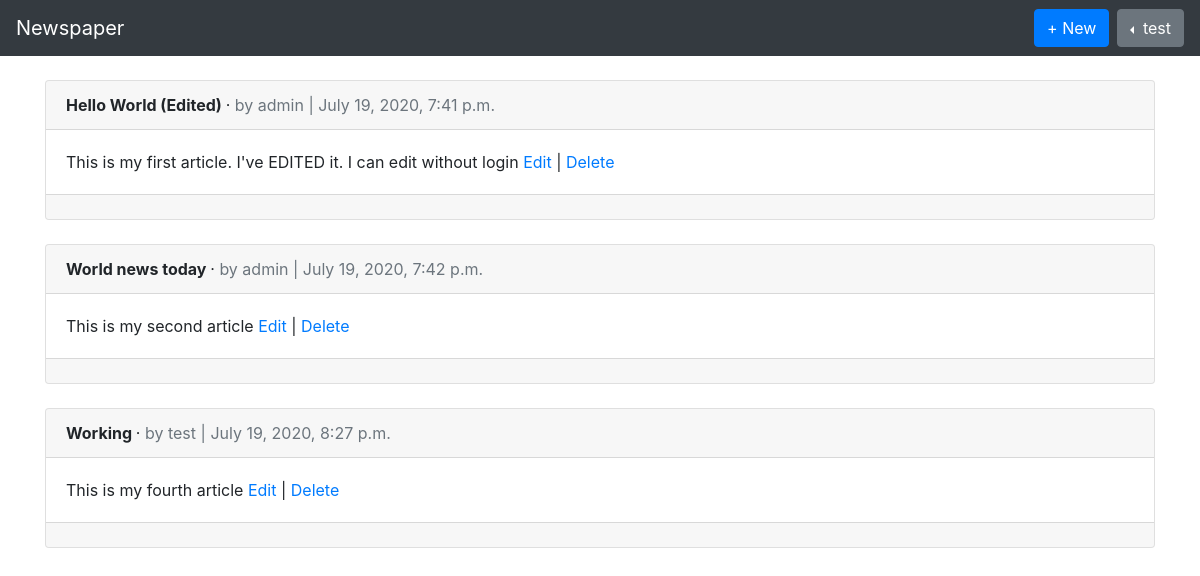
Before: /articles/ (signed in) with the older database file.
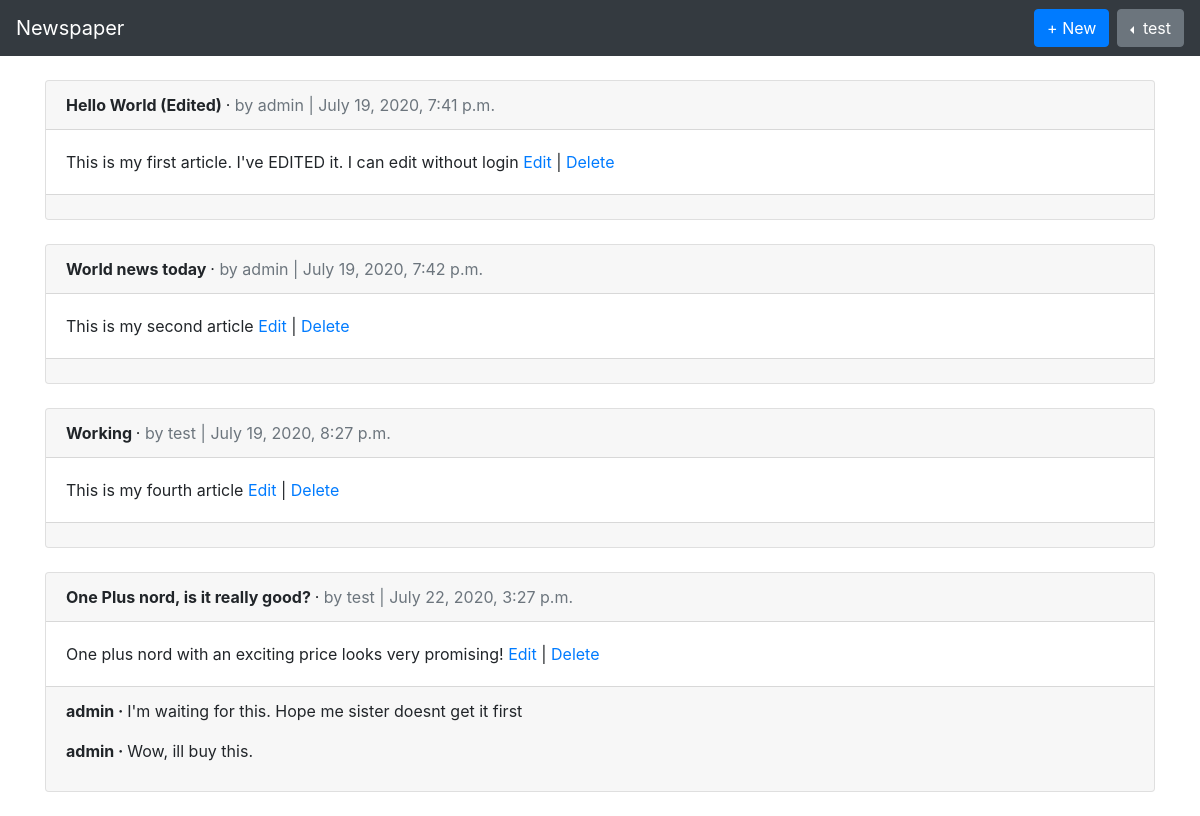
After: the same page with the newer database file.
### articles/models.py (models this page shows, shortened)
class Article(models.Model):
    title = models.CharField(max_length=255)
    body = models.TextField()
    date = models.DateTimeField(auto_now_add=True)
    author = models.ForeignKey(
        get_user_model(),
        on_delete=models.CASCADE,
    )

class Comment(models.Model):
    article = models.ForeignKey(
        Article,
        on_delete=models.CASCADE,
        related_name='comments',
    )
    comment = models.CharField(max_length=140)
    author = models.ForeignKey(
        get_user_model(),
        on_delete=models.CASCADE,
    )
    def __str__(self):
        return self.comment

### users/models.py (models this page shows)
class CustomUser(AbstractUser):
    age = models.PositiveIntegerField(null=True, blank=True)

### articles/views.py (the view)
# urls.py: path('', ArticlesListView.as_view(), name='article_list'),
class ArticlesListView(LoginRequiredMixin, ListView):
    model = Article
    template_name = 'article_list.html'
    login_url = 'login'

### templates/article_list.html (shortened to what this page needs)
{% extends 'base.html' %}
{% block content %}
    {% for article in object_list %}
        <div class="card">
            <div class="card-header">
                <span class="font-weight-bold">
                {{ article.title }}
                </span> &middot;
                <span class="text-muted">
                    by {{ article.author }} | {{ article.date }}
                </span>
            </div>
            <div class="card-body">
                {{ article.body }}
                <a href="{% url 'article_edit' pk=article.pk %}">Edit</a> |
                <a href="{% url 'article_delete' pk=article.pk %}">Delete</a>
            </div>
            <div class="card-footer">
                {% for comment in article.comments.all %}
                    <p>
                        <span class="font-weight-bold">
                        {{ comment.author }} &middot;
                        </span>
                        {{ comment }}
                    </p>
                {% endfor %}
            </div>
        </div>
        <br>
    {% endfor %}
{% endblock content %}

Changed rows visible on the page:
added Article: title "One Plus nord, is it really good?", author "test", date "July 22, 2020, 3:27 p.m.", body "One plus nord with an exciting price looks very promising!"
added Comment: author "admin", comment "I'm waiting for this. Hope me sister doesnt get it first"
added Comment: author "admin", comment "Wow, ill buy this."
